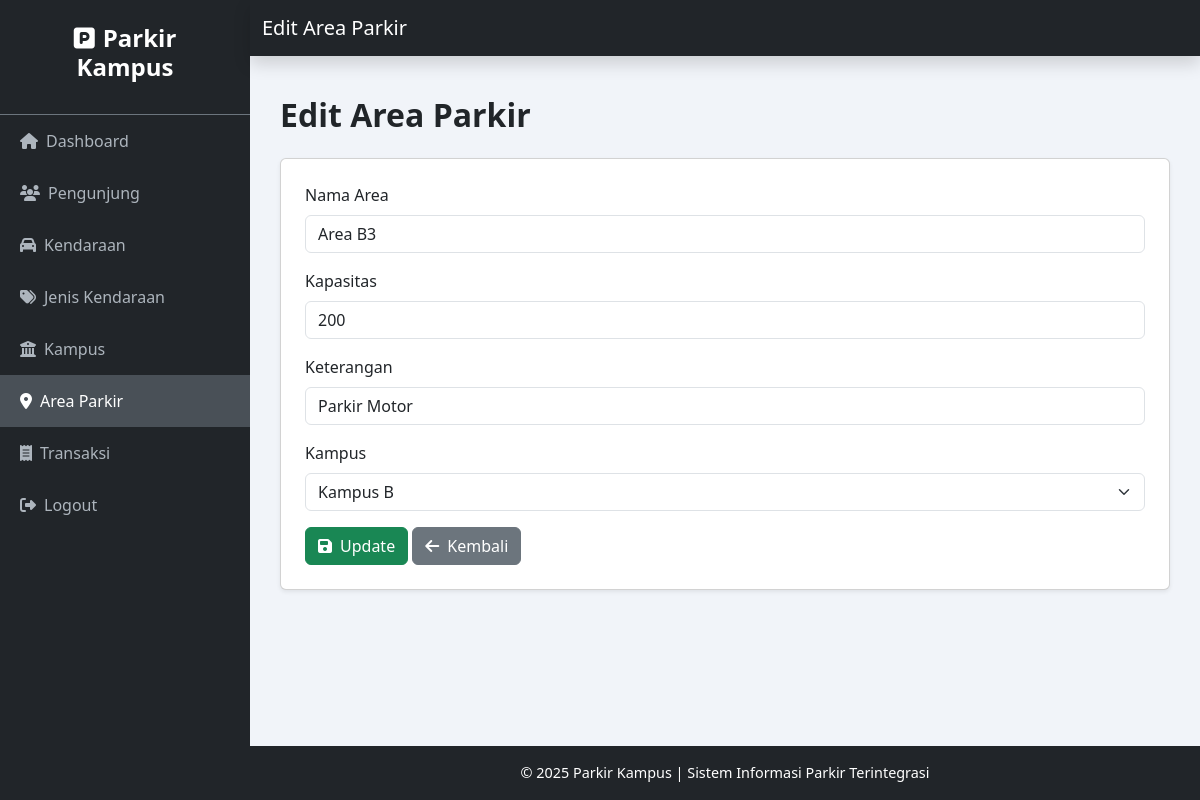
Screenshot of /admin/area_parkir/edit.php?id=3 with the database file from the repository.
### tables this page shows
CREATE TABLE `area_parkir` (
  `id` int(11) NOT NULL,
  `nama` varchar(30) DEFAULT NULL,
  `kapasitas` int(11) DEFAULT NULL,
  `keterangan` varchar(45) DEFAULT NULL,
  `kampus_id` int(11) DEFAULT NULL
);

### admin/area_parkir/edit.php (the view, shortened to what this page needs)
<?php include '../config/koneksi.php'; ?>
<?php
$id = $_GET['id'];
$data = $koneksi->query("SELECT * FROM area_parkir WHERE id=$id")->fetch_assoc();
?>
<!DOCTYPE html>
<html lang="id">
<head>
  <link href="https://cdn.jsdelivr.net/npm/bootstrap@5.3.3/dist/css/bootstrap.min.css" rel="stylesheet">
  <link rel="stylesheet" href="https://cdnjs.cloudflare.com/ajax/libs/font-awesome/6.5.0/css/all.min.css">
</head>
<body>
<div class="sidebar">
  <div class="p-4 text-center border-bottom border-secondary">
    <h4><i class="fas fa-parking me-2"></i>Parkir Kampus</h4>
  </div>
  <a href="../adminlte/admin.php"><i class="fas fa-home me-2"></i>Dashboard</a>
  <a href="../pengunjung/index.php"><i class="fas fa-users me-2"></i>Pengunjung</a>
  <a href="../kendaraan/index.php"><i class="fas fa-car me-2"></i>Kendaraan</a>
  <a href="../jenis/index.php"><i class="fas fa-tags me-2"></i>Jenis Kendaraan</a>
  <a href="../Kampus/index.php"><i class="fas fa-university me-2"></i>Kampus</a>
  <a href="index.php" class="active"><i class="fas fa-map-marker-alt me-2"></i>Area Parkir</a>
  <a href="../transaksi/index.php"><i class="fas fa-receipt me-2"></i>Transaksi</a>
  <a href="../logout/index.php"><i class="fas fa-sign-out-alt me-2"></i>Logout</a>
</div>
<nav class="navbar navbar-expand-lg navbar-dark bg-dark sticky-top shadow">
  <div class="container-fluid">
    <span class="navbar-brand">Edit Area Parkir</span>
  </div>
</nav>
<div class="content">
  <h2 class="fw-bold mb-4">Edit Area Parkir</h2>
  <div class="card shadow-sm p-4">
    <form method="post">
      <div class="mb-3">
        <label class="form-label">Nama Area</label>
        <input type="text" name="nama" class="form-control" value="<?= $data['nama'] ?>" required>
      </div>
      <div class="mb-3">
        <label class="form-label">Kapasitas</label>
        <input type="number" name="kapasitas" class="form-control" value="<?= $data['kapasitas'] ?>" required>
      </div>
      <div class="mb-3">
        <label class="form-label">Keterangan</label>
        <input type="text" name="keterangan" class="form-control" value="<?= $data['keterangan'] ?>">
      </div>
      <div class="mb-3">
        <label class="form-label">Kampus</label>
        <select name="kampus_id" class="form-select" required>
          <?php
          $kampus = $koneksi->query("SELECT * FROM kampus");
          while ($k = $kampus->fetch_assoc()) {
              $selected = ($k['id'] == $data['kampus_id']) ? "selected" : "";
              echo "<option value='{$k['id']}' $selected>{$k['nama']}</option>";
          }
          ?>
        </select>
      </div>
      <button class="btn btn-success" name="update"><i class="fas fa-save me-2"></i>Update</button>
      <a href="index.php" class="btn btn-secondary"><i class="fas fa-arrow-left me-2"></i>Kembali</a>
    </form>
  </div>
</div>
<footer>
  <div class="container">
    <span>&copy; <?= date('Y') ?> Parkir Kampus | Sistem Informasi Parkir Terintegrasi</span>
  </div>
</footer>
</body>
</html>

### admin/area_parkir/edit.php (style rules this page uses)
body { background-color: #f1f4f9; min-height: 100vh; padding-bottom: 80px; }
.sidebar { width: 250px; min-height: 100vh; background-color: #212529; position: fixed; color: #fff; }
.sidebar h4 { font-weight: bold; }
.sidebar a { color: #adb5bd; display: block; padding: 14px 20px; text-decoration: none; transition: all 0.2s; }
.sidebar a:hover, .sidebar a.active { background-color: #495057; color: #fff; }
.content { margin-left: 250px; padding: 40px 30px; }
.navbar { margin-left: 250px; }
footer { position: fixed; bottom: 0; left: 250px; right: 0; background-color: #212529; color: #fff; text-align: center; padding: 16px 0; font-size: 0.9rem; }

### rows the page displays
area_parkir: nama "Area B3", kapasitas "200", keterangan "Parkir Motor"

### other values shown
form field kampus_id "Kampus B"
